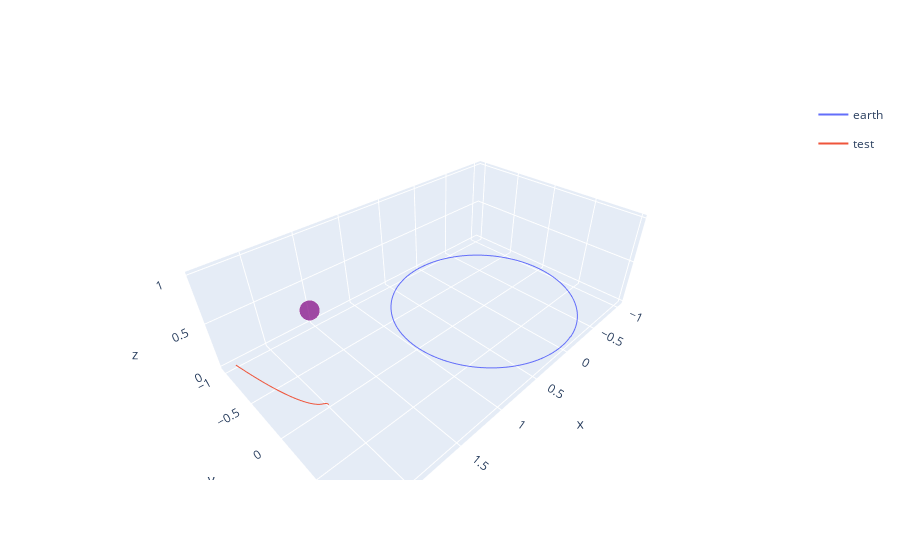

Here is the notebook cell this chart was saved with:
### Code cell
plotter = src.Plotter(env=tf_env)
plotter.draw("3d", zrange=None)

### Figure 1 — Plotly figure (JSON) as saved in the notebook; plotly's stock layout.template omitted (floating-point values rounded to 4 significant figures; data arrays with more than 128 entries replaced by an {"elided": "..."} marker saying what was removed)
{"data": [{"hovertemplate": "x=%{x}<br>y=%{y}<br>z=%{z}<br>size=%{marker.size}<extra></extra>", "legendgroup": "", "marker": {"color": "purple", "size": [1], "sizemode": "area", "sizeref": 0.0025, "symbol": "circle"}, "mode": "markers", "name": "", "scene": "scene", "showlegend": false, "type": "scatter3d", "x": [2], "y": [0], "z": [1]}, {"hovertemplate": "body=earth<br>x=%{x}<br>y=%{y}<br>z=%{z}<extra></extra>", "legendgroup": "earth", "line": {"color": "#636efa", "dash": "solid"}, "marker": {"symbol": "circle"}, "mode": "lines", "name": "earth", "scene": "scene", "showlegend": true, "type": "scatter3d", "x": {"elided": "367 float values"}, "y": {"elided": "367 float values"}, "z": {"elided": "367 float values"}}, {"hovertemplate": "body=test<br>x=%{x}<br>y=%{y}<br>z=%{z}<extra></extra>", "legendgroup": "test", "line": {"color": "#EF553B", "dash": "solid"}, "marker": {"symbol": "circle"}, "mode": "lines", "name": "test", "scene": "scene", "showlegend": true, "type": "scatter3d", "x": {"elided": "367 float values"}, "y": {"elided": "367 float values"}, "z": {"elided": "367 float values"}}], "layout": {"scene": {"zaxis": {"nticks": 4}}}}
